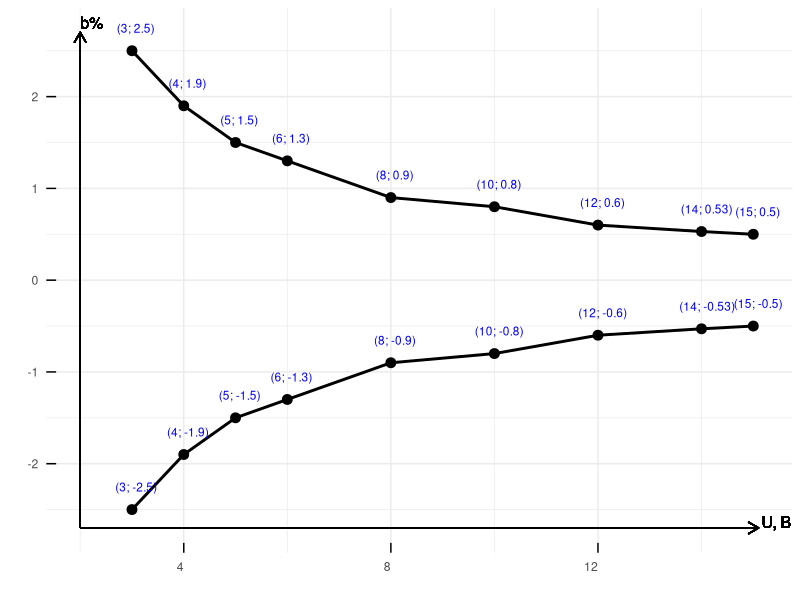

This figure's R source:
library(ggplot2)

# Create a data frame for the first line
first_line <- data.frame(
  U_B = c(3, 4, 5, 6, 8, 10, 12, 14, 15),
  b_percent = c(-0.025, -0.019, -0.015, -0.013, -0.009, -0.008, -0.006, -0.0053, -0.005),
  line = "first_line"
)

# Create a data frame for the second line
second_line <- data.frame(
  U_B = c(3, 4, 5, 6, 8, 10, 12, 14, 15),
  b_percent = c(0.025, 0.019, 0.015, 0.013, 0.009, 0.008, 0.006, 0.0053, 0.005),
  line = "second_line"
)

# Combine the data frames
data <- rbind(first_line, second_line)

# Create the graph
plot <- ggplot(data, aes(x = U_B, y = b_percent, group = line)) +
  geom_line(aes(color = line), size = 1) +
  geom_point(aes(color = line), size = 3) +
  scale_color_manual(values = c("first_line" = "black", "second_line" = "black")) +
  labs(x = "", y = "") +
  theme_bw() +
  theme(legend.position = "none",
        axis.ticks = element_line(color = "black", size = 0.5),
        axis.ticks.length = unit(-0.25, "cm"),
        axis.text.x = element_text(angle = 0, vjust = 0.5, hjust = 1, margin = margin(t = 0.2, unit = "cm")),
        axis.text.y = element_text(angle = 0, vjust = 0.5, hjust = 1, margin = margin(r = 0.2, unit = "cm")),
        panel.border = element_blank()) + 
  geom_text(aes(label = paste0("(", U_B, "; ", b_percent * 100, ")")), vjust = -2, hjust = 0.4, size = 3, color = "blue") +
  scale_x_continuous(limits = c(2, 15.1)) +
  scale_y_continuous(limits = c(-0.0270, 0.0270), labels = function(x) x * 100) +
  geom_segment(aes(x = 2, y = -0.0270, xend = 2, yend = 0.0270), arrow = arrow(length = unit(0.3, "cm"))) +
  geom_segment(aes(x = 2, y = -0.0270, xend = 15.1, yend = -0.0270), arrow = arrow(length = unit(0.3, "cm"))) +
  geom_text(aes(x = 15.1, y = -0.0270), label = "U, B", hjust = -0.1, vjust = 0, size = 4) +
  geom_text(aes(x = 2, y = 0.0270), label = "b%", hjust = 0, vjust = -0.3, size = 4)

# Print the plot
print(plot)


